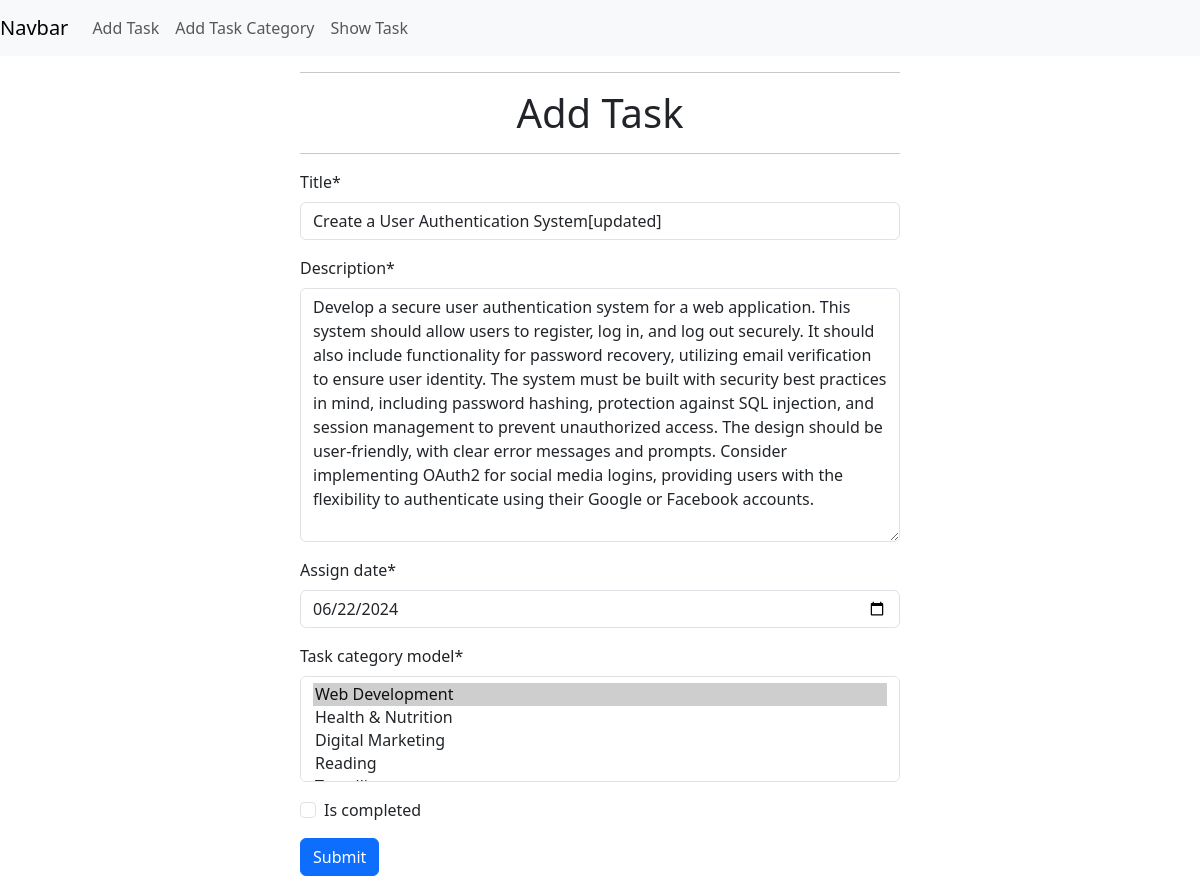
The app's page /task_model/edit_task/8, older data.
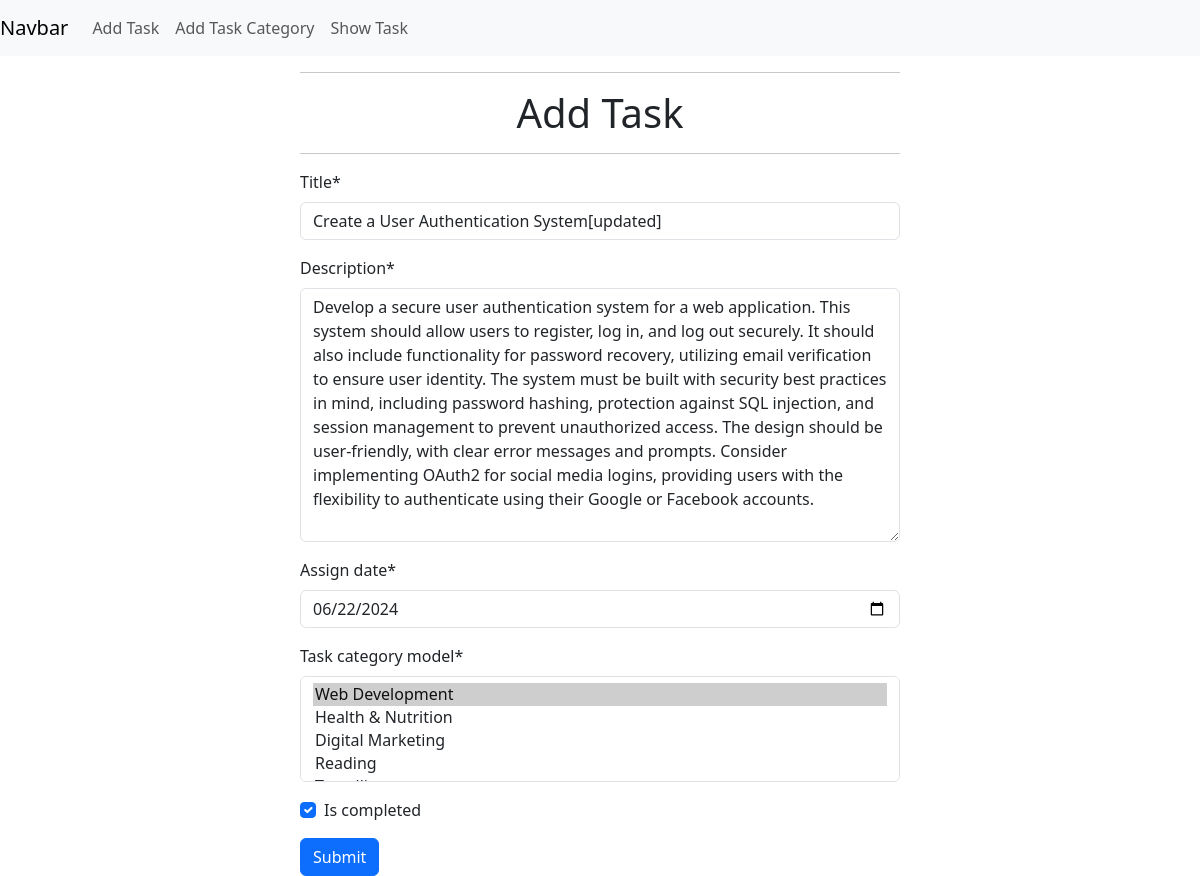
The same page, newer data.
### task_model/models.py (models this page shows, shortened)
class TaskModel(models.Model):
    title = models.CharField(max_length=50)
    Description = models.TextField()
    assign_date = models.DateField()
    task_category_model = models.ManyToManyField(TaskCategoryModel)
    is_completed = models.BooleanField()

### task_model/views.py (the view)
# urls.py: path('edit_task/<int:id>',views.edit_task , name = 'edit_task'),
def edit_task(request, id):
    task = models.TaskModel.objects.get(pk=id)
    task_model_form = forms.TaskModelForm(instance=task)
    if request.method == "POST":
        task_model_form = forms.TaskModelForm(request.POST, instance=task)
        if task_model_form.is_valid():
            task_model_form.save()
            return redirect('home')
    return render(request, './task_model/add_task.html', {'form': task_model_form})

### task_model/forms.py
class TaskModelForm(forms.ModelForm):
    assign_date = forms.DateField(
        widget=forms.DateInput(attrs={'type': 'date'})
    )
    class Meta:
        model = TaskModel
        fields = "__all__"

### task_category_model/models.py (called while the page is built)
    def __str__(self) -> str:
        return f'{self.category_name}'

### task_model/templates/task_model/add_task.html (shortened to what this page needs)
{% extends "base.html" %}
{% load crispy_forms_tags %}
{% block content %}
<form action="" method="post" style="width: 50%; margin:auto; height:50%;">
    <hr>
    <h1 style="text-align: center;">Add Task</h1>
    <hr>
    {{ form | crispy }}
    <input class="btn btn-primary" type="submit" value="Submit">
</form>
{% endblock content %}

Row changes from the older to the newer data that the page shows:
changed TaskModel "Create a User Authentication System[updated]": is_completed "☐" → "☑"
